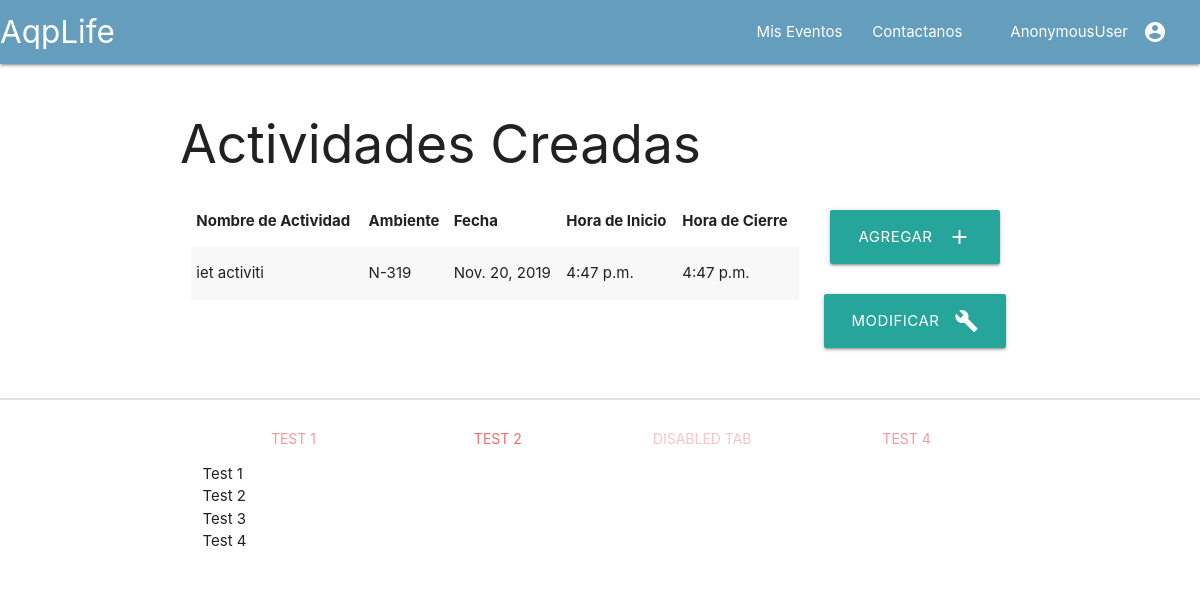
The page /eventos/2/gestionar_actividad on the database its author committed.
### eventos/models.py (models this page shows, shortened)
class Actividad(models.Model):
	evento 				=models.ForeignKey(Evento,on_delete=models.CASCADE)
	ambiente  			=models.ForeignKey(Ambiente,blank=True,on_delete=models.CASCADE)
	nombre				=models.CharField(unique=True,max_length=20)
	fecha 				=models.DateField(default=date.today)
	hora_inicio			=models.TimeField(blank=True)
	hora_fin			=models.TimeField(blank=True)

class Ambiente(models.Model):
	nombre				=models.CharField(primary_key=True,max_length=30)
	evento				=models.ForeignKey(Evento,on_delete=models.CASCADE)
	ubicacion			=models.CharField(max_length=30)
	capacidad			=models.IntegerField(default=0)
	def __str__(self):
		return self.nombre

### eventos/views_modulo_configuracion.py (the view, shortened to what this page needs)
# urls.py: path('<int:evento_id>/gestionar_actividad',views.Gestionar_ActividadDetailView.as_view(),name='gestionar_actividad'),
class Gestionar_ActividadDetailView(DetailView):
	template_name		='eventos/gestionar_actividad.html'
	context 			={
	}
	def get(self, request, *args, **kwargs):
		evento= Evento.objects.get(pk=self.kwargs.get("evento_id"))
		self.context['evento']				=evento
		form 								=CrearActividadForm()
		form.fields['evento'].initial		=evento.id
		self.context['form']				=form
		return render(request, self.template_name,self.context )

### eventos/templates/eventos/gestionar_actividad.html (shortened to what this page needs)
{%extends 'eventos/index.html'%}
{%block section_1%}
	<div class="section row container">
		<h2>Actividades Creadas</h2>
		<div class="col s9">
			<table class="striped">
				<thead>
					<tr>
						<th>Nombre de Actividad</th>
						<th>Ambiente</th>
						<th>Fecha</th>
						<th>Hora de Inicio</th>
						<th>Hora de Cierre</th>
					</tr>
				</thead>
				<tbody>
					{%for actividad in evento.actividad_set.all%}
					<tr>
						<td>{{actividad.nombre}}</td>
						<td>{{actividad.ambiente}}</td>
						<td>{{actividad.fecha}} </td>
						<td>{{actividad.hora_inicio}} </td>
						<td>{{actividad.hora_fin}} </td>
					</tr>
					{%endfor%}
				</tbody>
			</table>
		</div>
			<div class="col s3 center-align">
				<div class="section">
					<a href="#modal_AgregarActividad" class="waves-effect waves-light btn-large modal-trigger center-align"><i class="material-icons right">add</i>Agregar</a>
				</div>
				<div class="section">
					<a href="" class="waves-effect waves-light btn-large center-align"><i class="material-icons right">build</i>Modificar</a>
				</div>
			</div>
		</div>
{%endblock%}

### rows shown on the page
Actividad: nombre "iet activiti", ambiente "N-319", fecha "Nov. 20, 2019", hora_inicio "4:47 p.m.", hora_fin "4:47 p.m."

### other values the page prints
{{ user }} "AnonymousUser"
